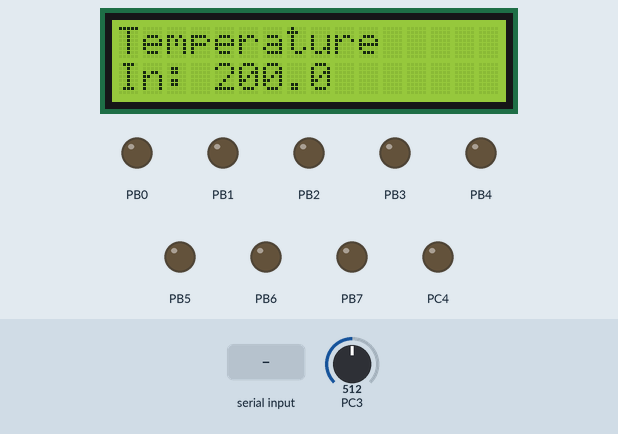
Simulated run of this program. Board: ATmega328P, built with avr-gcc and emulated at 16 MHz. Shown: 16×2 character LCD, output pins drawn as LEDs (lit = HIGH). Wiring (inferred from the names in the program): character LCD (HD44780): RS PD2; E PD3; data PD4, PD5, PD6, PD7. Inputs (shaded band) come from the test bench; at power-on: PC3 = 512. Pins used as bus, display or sensor lines are not drawn; what the program prints to the serial monitor is not drawn.

Above: at 1.2 s.
1.3 s: PC3 set to 0
At 3.3 s:
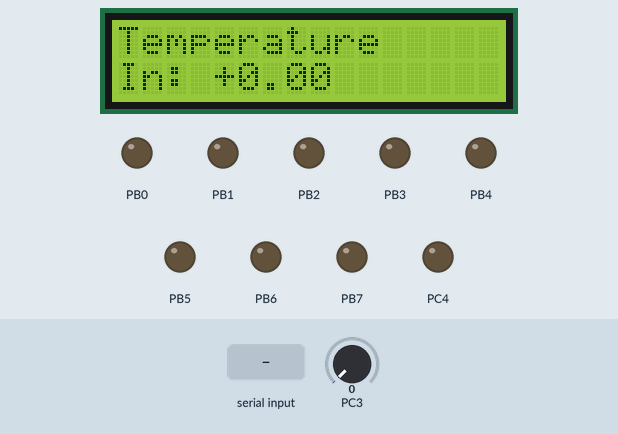
3.6 s: PC3 set to 16
At 4.8 s:
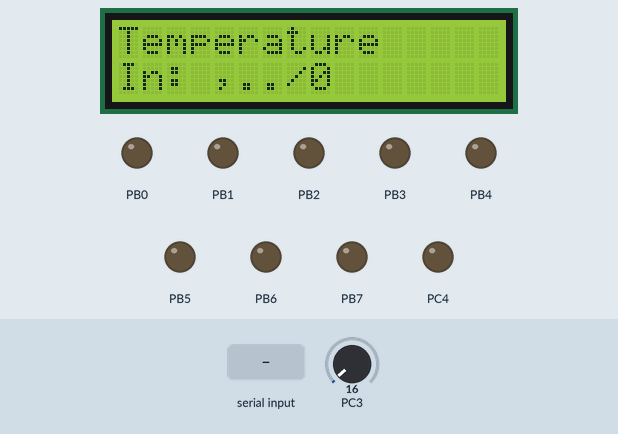
5.6 s: "+" received over Serial
At 7.0 s:
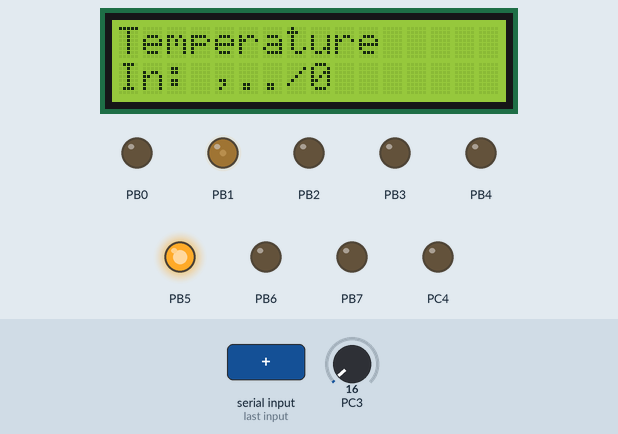
7.7 s: PC3 set to 114
At 9.0 s:
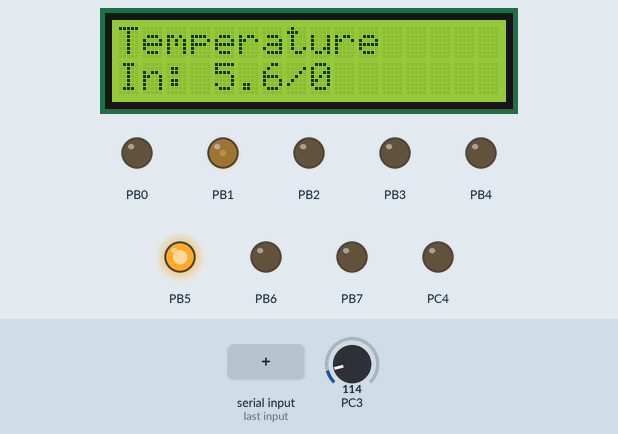
9.7 s: PC3 set to 134
At 11.4 s:
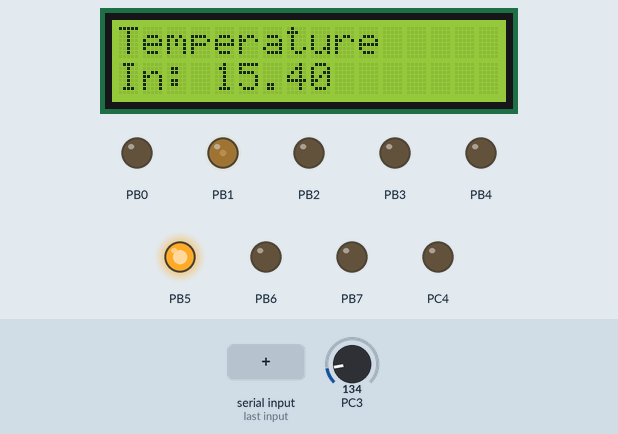
11.7 s: "-" received over Serial
At 12.6 s:
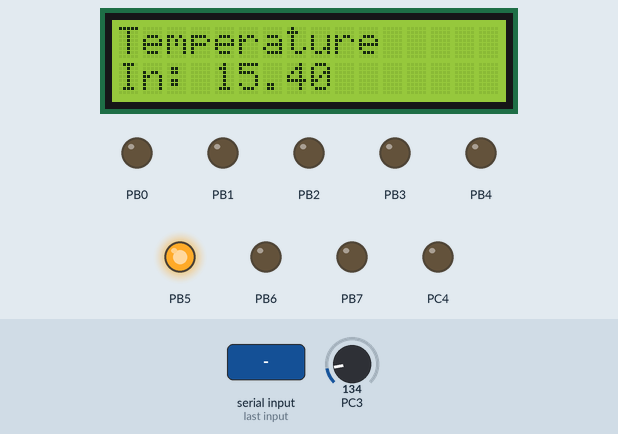
Timing chart, 0 to 14.7 s (numbered marks = the images above; inputs shaded):
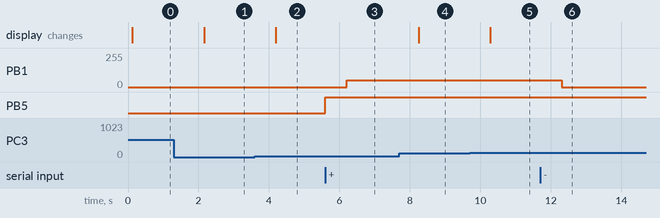

Measured:
- the behaviour switches between 122 and 123 on PC3 (found by bisection; images 4 and 5)
- after the input at 1.3 s, the display: changes after 0.86 s (image 1)
- after the input at 3.6 s, the display: changes after 0.59 s (image 2)
- after the input at 5.6 s, PB1: 0/255 → 51/255 after 0.61 s; PB5: LOW → HIGH at once
- after the input at 7.7 s, the display: changes after 0.56 s (image 4)
- after the input at 9.7 s, the display: changes after 0.58 s (image 5)
- after the input at 11.7 s, PB1: 51/255 → 0/255 after 0.60 s

The program:

main.c
```c
/*
 * IoT_harjtyo_arduino.c
 *
 * Created: 28.11.2019 13:46:59
 * Author : s08865
 */
/*
This c-program measures temperature from one LM36 sensor and sends it via UART to raspberry pi.
It also controls a LED with PWM depending on commands sent from raspberry pi via UART, LED brightness can be adjusted by
sending "+" and "-" from raspberry. In this case the LED is just a component to show different PWM levels sent from the
raspberry, it could be replaced for example with a heating/cooling machine and which could be similarly controlled from raspberry.
*/

#define F_CPU 16000000UL
#define BAUD 9600
#include <avr/io.h>
#include <avr/portpins.h>
#include <avr/interrupt.h>
#include <util/setbaud.h>
#include <util/delay.h>
#include <stdio.h>
#include <math.h>

// Defines for PWM values
#define PWM_0 0
#define PWM_1 51
#define PWM_2 102
#define PWM_3 153
#define PWM_4 204
#define PWM_5 255

// LCD Defines
#define LCD_RS_DDR DDRD
#define LCD_RS_PIN PD2		// LCD Register Select
#define LCD_RS_BIT PORTD2
#define LCD_RS_PORT PORTD

#define LCD_EN_DDR DDRD
#define LCD_EN_PIN PD3		// LCD Enable
#define LCD_EN_BIT PORTD3
#define LCD_EN_PORT PORTD

#define LCD_DDR DDRD		// LCD DDR

#define LCD_D4_BIT PORTD4	// LCD data port pins
#define LCD_D5_BIT PORTD5
#define LCD_D6_BIT PORTD6
#define LCD_D7_BIT PORTD7

#define LCD_D4_PORT PORTD	// LCD data port
#define LCD_D5_PORT PORTD
#define LCD_D6_PORT PORTD
#define LCD_D7_PORT PORTD

#define LCD_D4_DDR DDRD		// LCD data register
#define LCD_D5_DDR DDRD
#define LCD_D6_DDR DDRD
#define LCD_D7_DDR DDRD

#define B_SET(byte, bit) byte |= (1<<bit)		// macro to set a bit
#define B_CLR(byte, bit) byte &= (~(1<<bit))	// macro to clear a bit

#define LCD_LineOne 0x00	// LCD module lines
#define LCD_LineTwo 0x40

#define LCD_Clear 0b00000001	// replace all characters with ASCII space
#define LCD_Home 0b00000010		// return cursor to the first position on first line
#define LCD_EntryMode 0b00000110	// shift cursor from left to right on read/write
#define LCD_DisplayOff 0b00001000	// turn display off
#define LCD_DisplayOn 0b00001100	// turn display on, cursor off
#define LCD_FunctionReset 0b00110000	// reset the LCD
#define LCD_FunctionSet4Bit 0b00101000	// 8-bit data, 2-line display, 5x7 font
#define LCD_SetCursor 0b10000000	// set cursor position

// Funtions for LCD
void LCD_write(uint8_t);
void LCD_write_instruction(uint8_t);
void LCD_write_char(uint8_t);
void LCD_write_string(uint8_t *);
void LCD_init(void);

volatile uint8_t gcPWM = 0;

// Functions for UART
void UART0_init (void)
{
	UBRR0H = UBRRH_VALUE;	// baud rate high value (8 bits set in setbaud.h)
	UBRR0L = UBRRL_VALUE;	// low value

	UCSR0B |= (1<<TXEN0) |(1<<RXEN0) |(1<<RXCIE0);	// enable receiver and transmitter
	UCSR0C |= (1<<UCSZ00)|(1<<UCSZ01);	// 8 bit data format, (default: 1 stop bit, no parity)
}

void UART0_transmit (uint8_t *pData)
{
	while(*pData) {	// parameter is string data, MUST contain null at the end!
		while (!( UCSR0A & (1<<UDRE0)));	// wait while register is free i.e. until bit UDRE2 in register UCSR2A becomes 1

		UDR0 = *pData;	// load data in the register
		pData++;
	}
}

uint8_t UART0_receive (void)
{
	while (!((UCSR0A) & (1<<RXC0)));	// wait while data is being received i.e. until
										//bit RXC1 in register UCSR2A becomes 1
	return UDR0;	// return 8-bit data
}

// Function for ADC reading
uint16_t getTempIn()
{
	uint16_t value;		// variable for ADC
	ADCSRA |= (1<<ADEN);	// ADC on
	_delay_ms(10);		// wait for sensor
	ADCSRA |= (1<<ADSC);	// start conversion
	while(ADCSRA&(1<<ADSC));	// wait for conversion to be ready
	value = ADC;	// read the value

	ADCSRA &= ~(1<<ADEN);	// ADC off

	return(value);	// return ADC value
}

// Functions for float to string conversion
void reverse(char* str, int len)
{
	int i = 0, j = len - 1, temp;
	while (i < j) {
		temp = str[i];
		str[i] = str[j];
		str[j] = temp;
		i++;
		j--;
	}
}

int intToStr(int x, char str[], int d)
{
	int i = 0;
	while (x) {
		str[i++] = (x % 10) + '0';
		x = x / 10;
	}

	while (i < d)	// If number of digits required is more, then
	str[i++] = '0';	// add 0s at the beginning

	reverse(str, i);
	str[i] = '\0';
	return i;
}

void ftoa(float n, char* res, int afterpoint)
{
	int ipart = (int)n;		// Extract integer part

	float fpart = n - (float)ipart;		// Extract floating part

	int i = intToStr(ipart, res, 0);	// convert integer part to string

	if (afterpoint != 0) {	// check for display option after point
		res[i] = '.';		// add dot
		fpart = fpart * pow(10, afterpoint);	// Get the value of fraction part up to given no.
		intToStr((int)fpart, res + i + 1, afterpoint);	// of points after dot. The third parameter
														// is needed to handle cases like 233.007
	}
}

// Main starts
int main(void)
{
	int tempInsideC;
	float voltsin;
	float tempin;

	char str1[100];

	// Timer1 setup
	TCCR1A = (1<<COM1A1) | (1<<WGM10);	// toggle OC1A on compare match, 8-bit phase corrected PWM
	OCR1A = PWM_0;		// start with PWM duty cycle 0% (no output)
	TCCR1B = (1<<CS10) | (1<<CS11);		// Timer1 prescaler 8 (PWM 16MHz/8*(2*255)=3,9kHz), start = PWM

	// pins for data lines
	LCD_D7_DDR |= (1<<LCD_D7_BIT);	// 4 data lines as output
	LCD_D6_DDR |= (1<<LCD_D6_BIT);
	LCD_D5_DDR |= (1<<LCD_D5_BIT);
	LCD_D4_DDR |= (1<<LCD_D4_BIT);

	// pins for control lines
	LCD_EN_DDR |= (1<<LCD_EN_BIT);	// control lines as output
	LCD_RS_DDR |= (1<<LCD_RS_BIT);

	UART0_init();
	LCD_init();

	// port inputs and outputs
	DDRB = 0xFF;	// DDRB register as outputs
	DDRC &= ~(PC5);	// DDRC pin #A5 input
	DDRC |= (1<<PC4);	// DDRC pin #A4 output

    // Setup ADC
	ADMUX |= (1<<MUX1) | (1<<MUX0);		// input on ADC0 (Uno #A3)
	ADMUX |= (1<<REFS0);		// reference voltage 5V
	ADCSRA |= ((1<<ADPS2) | (1<<ADPS1) | (1<<ADPS0));	// prescaler 128: 16MHz/128= 125kHz
	ADCSRA &= ~(1<<ADATE);		// Autotrigger off, not needed
	ADCSRB &= ~((1<<ADTS2) | (1<<ADTS1) | (1<<ADTS0));	// freerunning mode, no interrupts, read all the time

	sei();

    while (1)
    {
		tempInsideC = getTempIn();	// variable to catch ADC value (10 bit value)

		voltsin = tempInsideC * 5.0;	// 10 bit value to degrees in celsius
		voltsin /= 1024.0;
		tempin = (voltsin - 0.5) * 100;

		ftoa(tempin, str1, 1);	// change celsius value to string

		LCD_write_instruction(LCD_SetCursor | LCD_LineOne);	// LCD to beginning of line 1
		_delay_us(80);

		// write string to 1st line
		LCD_write_string("Temperature");

		LCD_write_instruction(LCD_SetCursor | LCD_LineTwo);	// LCD to beginning of 2nd line
		_delay_us(80);

		LCD_write_string("In: ");	// write string to 2nd line
		LCD_write_string(str1);		// print the temperature to 2nd line as string

		_delay_ms(1000);

		UART0_transmit("I");	// send "I" to raspberry pi before next temperature value
		UART0_transmit(str1);	// send temperature to raspberry pi as string

		switch(gcPWM) {		// switch case for LED PWM different brightness levels
			case 0:
				OCR1A = PWM_0;
				OCR1B = PWM_0;
			break;

			case 1:
				OCR1A = PWM_1;
			break;

			case 2:
				OCR1A = PWM_2;
			break;

			case 3:
				OCR1A = PWM_3;
			break;

			case 4:
				OCR1A = PWM_4;
			break;

			case 5:
				OCR1A = PWM_5;
			break;

			default:
			break;
		}
    }
}
// Main ends

// Interrupts
ISR(USART_RX_vect)
{
	uint8_t RxChar = UDR0;
	UDR0 = RxChar;

	PORTB = (1<<PB5);

	if(RxChar == '+') {
		if (gcPWM == 5) {
			gcPWM = 5;
		}
		else {
			gcPWM++;
		}
	}
	else if (RxChar == '-') {
		if (gcPWM == 0) {
			gcPWM = 0;
		}
		else {
			gcPWM--;
		}
	}
}

// Functions needed for LCD
// Init
void LCD_init(void)
{
	_delay_ms(100);

	LCD_RS_PORT &= ~(1<<LCD_RS_BIT);
	LCD_EN_PORT &= ~(1<<LCD_EN_BIT);

	LCD_write(LCD_FunctionReset);
	_delay_ms(10);

	LCD_write(LCD_FunctionReset);
	_delay_us(200);

	LCD_write(LCD_FunctionReset);
	_delay_us(200);

	LCD_write(LCD_FunctionSet4Bit);
	_delay_us(80);

	LCD_write_instruction(LCD_FunctionSet4Bit);
	_delay_us(80);

	LCD_write_instruction(LCD_DisplayOff);
	_delay_us(80);

	LCD_write_instruction(LCD_Clear);
	_delay_ms(4);

	LCD_write_instruction(LCD_EntryMode);
	_delay_us(80);

	LCD_write_instruction(LCD_DisplayOn);
	_delay_us(80);
}

void LCD_write_string(uint8_t str[])
{
	volatile int i = 0;
	while (str[i] != 0)
	{
		LCD_write_char(str[i]);
		i++;
		_delay_us(80);
	}
}

void LCD_write_char(uint8_t data)
{
	LCD_RS_PORT |= (1<<LCD_RS_BIT);
	LCD_EN_PORT |= (1<<LCD_EN_BIT);
	LCD_write(data);
	LCD_write(data << 4);
}

void LCD_write_instruction(uint8_t cmnd)
{
	LCD_RS_PORT &= ~(1<<LCD_RS_BIT);
	LCD_EN_PORT &= ~(1<<LCD_EN_BIT);
	LCD_write(cmnd);
	LCD_write(cmnd << 4);
}

void LCD_write(uint8_t byte)
{
	LCD_D7_PORT &= ~(1<<LCD_D7_BIT);
	if (byte & 1<<7) LCD_D7_PORT |= (1<<LCD_D7_BIT);

	LCD_D6_PORT &= ~(1<<LCD_D6_BIT);
	if (byte & 1<<6) LCD_D6_PORT |= (1<<LCD_D6_BIT);

	LCD_D5_PORT &= ~(1<<LCD_D5_BIT);
	if (byte & 1<<5) LCD_D5_PORT |= (1<<LCD_D5_BIT);

	LCD_D4_PORT &= ~(1<<LCD_D4_BIT);
	if (byte & 1<<4) LCD_D4_PORT |= (1<<LCD_D4_BIT);

	// write data
	LCD_EN_PORT |= (1<<LCD_EN_BIT);
	_delay_us(1);
	LCD_EN_PORT &= ~(1<<LCD_EN_BIT);
	_delay_us(1);
}
```
